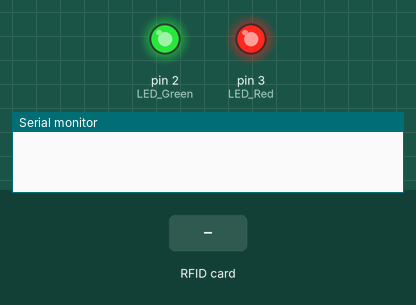
A sketch run on a simulated Arduino Uno, built with avr-gcc and run on an emulated ATmega328P. On the bench: output pins drawn as LEDs (lit = HIGH), the last lines printed to the serial monitor. The test bench sets the inputs (shaded band). Pins used as bus, display or sensor lines are not drawn.

Above: at 1.2 s.
1.3 s: RFID card 2C D7 C3 A5 held to the reader
At 2.1 s:
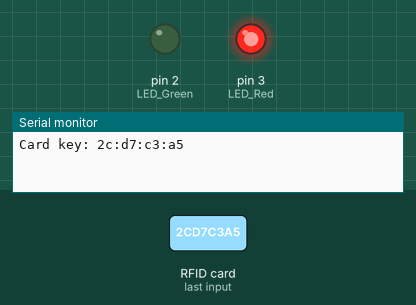
4.3 s: RFID card 5E 7A 19 C4 held to the reader
At 4.8 s:
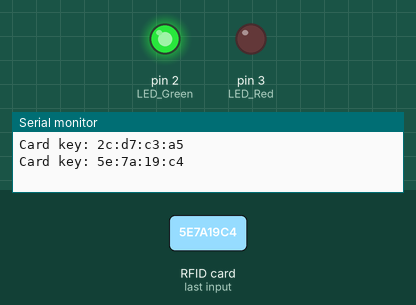
Timing chart, 0 to 7.8 s (numbered marks = the images above; inputs shaded):
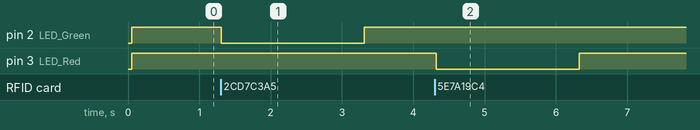

The sketch:

RFIDScanner.ino
```cpp
#include "MFRC522.h"

MFRC522 rfid(10, 9);
MFRC522::MIFARE_Key key;

int LED_Green = 2;
int LED_Red = 3;
int scanStateFlag = 0;

#define RFID_AccessCards 1
String RFID_Correct[RFID_AccessCards] = {"2c:d7:c3:a5"};
unsigned long RFID_ScanTime;

void setup() {
  Serial.begin(9600);
  SPI.begin();
  rfid.PCD_Init();
  pinMode(LED_Green, OUTPUT);
  pinMode(LED_Red, OUTPUT);
  digitalWrite(LED_Green,HIGH);
  digitalWrite(LED_Red,HIGH);
}

void loop() {
  processStateFlag();
  if (!rfid.PICC_IsNewCardPresent() || !rfid.PICC_ReadCardSerial()) {
    return;
  }else {
    String strID = "";
    for (byte i = 0; i < 4; i++) {
      strID += (rfid.uid.uidByte[i] < 0x10 ? "0" : "") + String(rfid.uid.uidByte[i], HEX) + (i!=3 ? ":" : "");
    }
    for(int i = 0; i < RFID_AccessCards; i++) {
      int found = 0;
      if (strID == RFID_Correct[i]) {
        scanStateFlag = 1;
        found = 1;
      }
      if (found == 0) {
         scanStateFlag = 2;
      }
    }
    RFID_ScanTime = millis(); //12000
    Serial.print("Card key: ");
    Serial.println(strID);
    rfid.PICC_HaltA();
    rfid.PCD_StopCrypto1();
  }
}

void processStateFlag() {
  if(scanStateFlag == 1) {
      if(millis() - RFID_ScanTime < 2000) {
        digitalWrite(LED_Red,HIGH);
        digitalWrite(LED_Green,LOW);
      }else {
        digitalWrite(LED_Green,HIGH);
        scanStateFlag = 0;
      }
  }else if(scanStateFlag == 2) {
      if(millis() - RFID_ScanTime < 2000) {
        digitalWrite(LED_Green,HIGH);
        digitalWrite(LED_Red,LOW);
      }else {
        digitalWrite(LED_Red,HIGH);
        scanStateFlag = 0;
      }
  }else {

  }
}
```

Measured:
- after the input at 1.3 s, pin 2 (LED_Green): HIGH → LOW at once, → HIGH 2.0 s later
- after the input at 4.3 s, pin 3 (LED_Red): HIGH → LOW at once, → HIGH 2.0 s later
